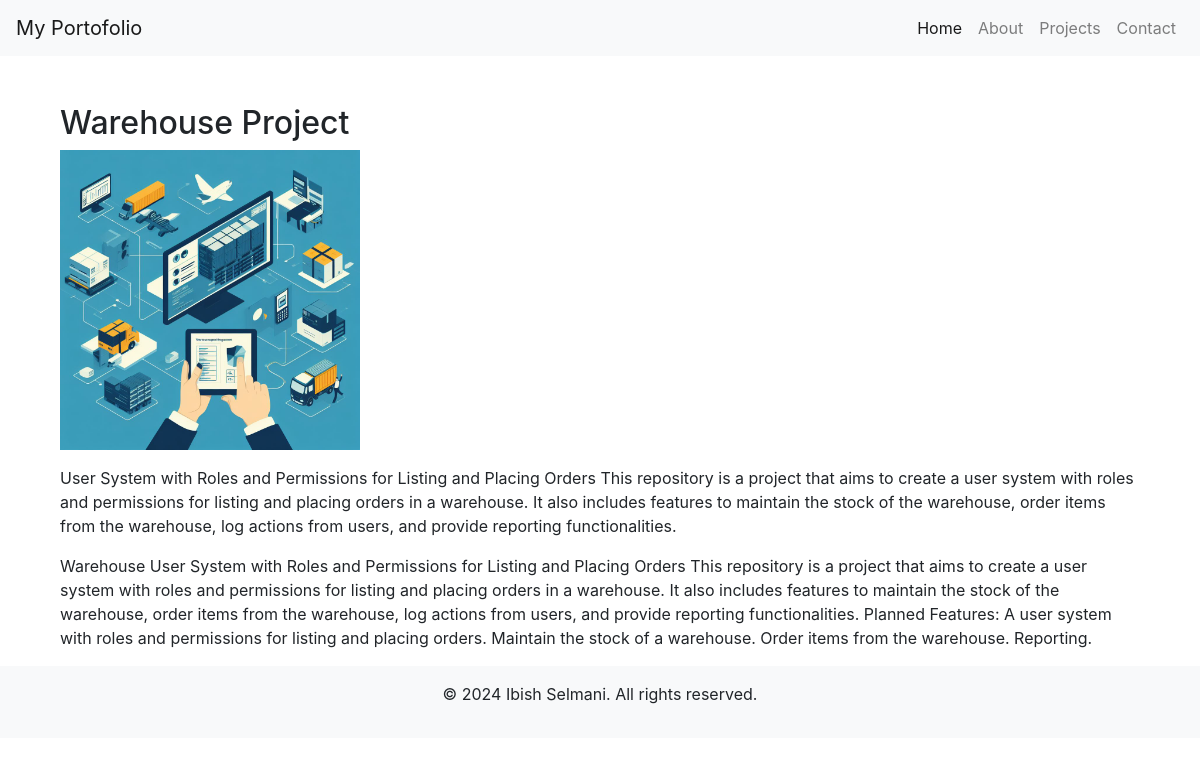
/project/4/, run on the app's committed database.
### portfolio/models.py (models this page shows, shortened)
class Project(models.Model):
    title = models.CharField(max_length=200)
    description = models.TextField()
    github_link = models.URLField()
    image = models.ImageField(upload_to='project_images/')
    custom_content = models.TextField(blank=True)  # Add a new field for custom content

### portfolio/views.py (the view)
# urls.py: path('project/<int:project_id>/', project_detail, name='project_detail'),
def project_detail(request, project_id):
    project = get_object_or_404(Project, pk=project_id)
    return render(request, 'project_detail.html', {'project': project})

### portfolio/templates/project_detail.html (shortened to what this page needs)
{% extends 'base.html' %}
{% load static %}
{% block content %}
    <div class="container mt-5">
        <h2>{{ project.title }}</h2>
        <img src="{{ project.image.url }}" style="max-width: 300px; height: auto;" alt="{{ project.title }}">
        <p class="mt-3">{{ project.description }}</p>
        {% if project.custom_content %}
            <p>{{ project.custom_content | safe }}</p>
        {% else %}
            <p>This is the default text content for {{ project.title }}.</p>
        {% endif %}
    </div>
{% endblock %}

### data on the page
Project: title "Warehouse Project", image (picture), description "User System with Roles and Permissions for Listing and Placing Orders This repository is a project that aims to create a user system with roles and permissions for listing and placing orders in a warehouse. It also includes features to maintain the stock of the warehouse, order items from the warehouse, log actions from users, and provide reporting functionalities.", custom_content "Warehouse User System with Roles and Permissions for Listing and Placing Orders This repository is a project that aims to create a user system with roles and permissions for listing and placing orders in a warehouse. It also includes features to maintain the stock of the warehouse, order items from the warehouse, log actions from users, and provide reporting functionalities. Planned Features: A user system with roles and permissions for listing and placing orders. Maintain the stock of a warehouse. Order items from the warehouse. Reporting."
